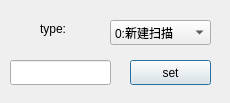
<?xml version="1.0" encoding="UTF-8"?>
<ui version="4.0">
 <class>ScanMapDialog</class>
 <widget class="QDialog" name="ScanMapDialog">
  <property name="geometry">
   <rect>
    <x>0</x>
    <y>0</y>
    <width>230</width>
    <height>103</height>
   </rect>
  </property>
  <property name="windowTitle">
   <string>Dialog</string>
  </property>
  <widget class="QLineEdit" name="le_set_map_name">
   <property name="geometry">
    <rect>
     <x>10</x>
     <y>60</y>
     <width>101</width>
     <height>25</height>
    </rect>
   </property>
  </widget>
  <widget class="QPushButton" name="pb_set_map_name">
   <property name="geometry">
    <rect>
     <x>130</x>
     <y>60</y>
     <width>81</width>
     <height>25</height>
    </rect>
   </property>
   <property name="text">
    <string>set</string>
   </property>
  </widget>
  <widget class="QComboBox" name="cb_type">
   <property name="geometry">
    <rect>
     <x>110</x>
     <y>20</y>
     <width>101</width>
     <height>25</height>
    </rect>
   </property>
   <item>
    <property name="text">
     <string>0:新建扫描</string>
    </property>
   </item>
   <item>
    <property name="text">
     <string>1:扩展扫描</string>
    </property>
   </item>
  </widget>
  <widget class="QLabel" name="label">
   <property name="geometry">
    <rect>
     <x>40</x>
     <y>20</y>
     <width>41</width>
     <height>17</height>
    </rect>
   </property>
   <property name="text">
    <string>type:</string>
   </property>
  </widget>
 </widget>
 <resources/>
 <connections/>
</ui>
